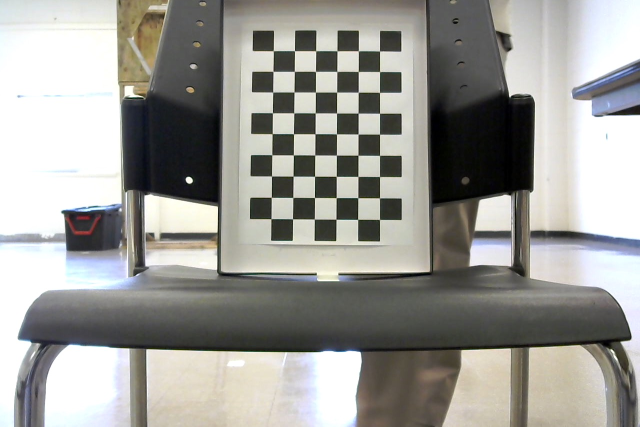
#> input picture calsLogitech3/Photo on 3-3-21 at 3.52 PM #2.jpg, 1280 x 853 px (shown at 1/2 size); its folder holds only this picture in this run
$ python cameracal.py
#> lines starting #> are read from the running program, lines starting #| are printed output that depends on the picture; after the words box and inside, x2 and y2 are one past the last pixel; in counts of white or black regions, pixels touching at a corner belong together
import cv2
import imutils
CORNERS = (6, 9)


def cal():
    import numpy as np
    import glob

    # termination criteria
    criteria = (cv2.TERM_CRITERIA_EPS + cv2.TERM_CRITERIA_MAX_ITER, 30, 0.001)

    # prepare object points, like (0,0,0), (1,0,0), (2,0,0) ....,(6,5,0)
    objp = np.zeros((CORNERS[0]*CORNERS[1], 3), np.float32)
    objp[:, :2] = np.mgrid[0:CORNERS[0], 0:CORNERS[1]].T.reshape(-1, 2)

    # Arrays to store object points and image points from all the images.
    objpoints = []  # 3d point in real world space
    imgpoints = []  # 2d points in image plane.
    gray = None
    images = glob.glob('calsLogitech3/*.jpg')
    for fname in images:
        # objpoints = []  # 3d point in real world space
        # imgpoints = []  # 2d points in image plane.
        img = cv2.imread(fname)
#> img is the input picture: shape (853, 1280, 3); mean B, G, R 150.4, 155.1, 155.7
        # img = imutils.resize(img, width=800)
        gray = cv2.cvtColor(img, cv2.COLOR_BGR2GRAY)
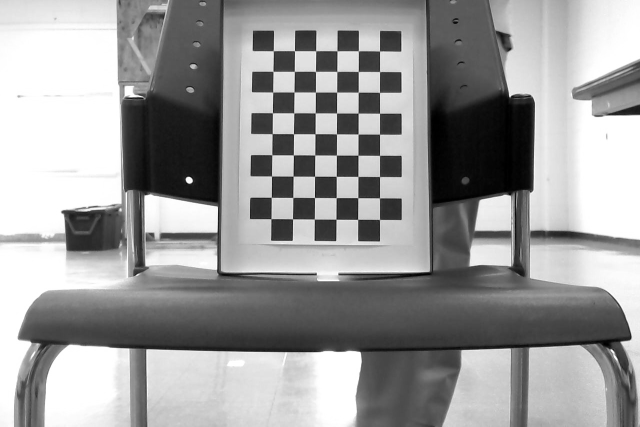
#> gray: shape (853, 1280) (shown at 1/2 size); min 0, max 255, mean 154.7
        # Find the chess board corners
        ret, corners = cv2.findChessboardCorners(
            gray, CORNERS)
#> ret = True; corners = 54 rows, first 8: [547, 102.1], [589.3, 101.9], [631.9, 102.2], [674.4, 102.5], [716.7, 102], [759.5, 102.5], [546.4, 143.4], [589.1, 143.3]

        # If found, add object points, image points (after refining them)
        if ret == True:
            objpoints.append(objp)

            corners2 = cv2.cornerSubPix(
                gray, corners, (11, 11), (-1, -1), criteria)
#> corners2 = 54 rows, first 8: [547, 102], [589.4, 102], [631.9, 102.1], [674.5, 102.2], [717, 102.2], [759.5, 102.5], [546.5, 143.2], [589, 143.3]
            imgpoints.append(corners2)

            # Draw and display the corners
            img = cv2.drawChessboardCorners(
                img, CORNERS, corners2, ret)
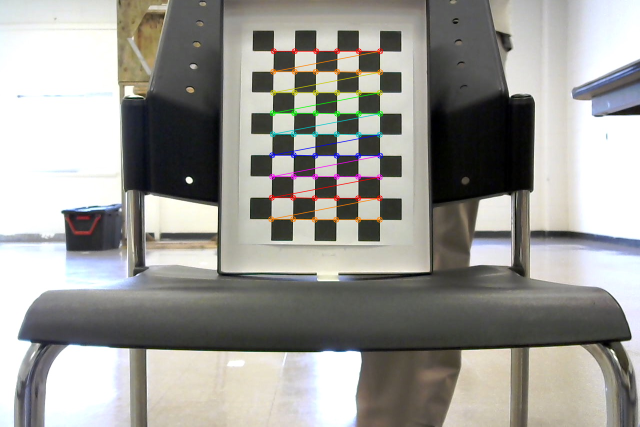
#> img: shape (853, 1280, 3) (shown at 1/2 size); 1.41% of pixels changed, all inside (x1, y1, x2, y2) = (536, 96, 767, 446)
            cv2.imshow('img',img)
            cv2.waitKey(1000)
    cv2.destroyAllWindows()
    ret, mtx, dist, rvecs, tvecs = cv2.calibrateCamera(
        objpoints, imgpoints, gray.shape[::-1], None, None)
#> ret = 0.107; mtx = [[1422.2, 0, 665.2], [0, 1399.4, 307.3], [0, 0, 1]]; dist = [[-0.306, 16.97, 0.0114, -0.000499, -280.4]]; rvecs = ([-0.0648, 0.0211, 0.00556],); tvecs = ([-2.78, -4.92, 33.34],)
    return mtx, dist, rvecs, tvecs, img


if __name__ == '__main__':
    _, _, _, _, img = cal()
    cv2.imshow("pof", img)
    cv2.waitKey(0)

$ run again, on calsLogitech3/Photo on 3-3-21 at 3.53 PM.jpg
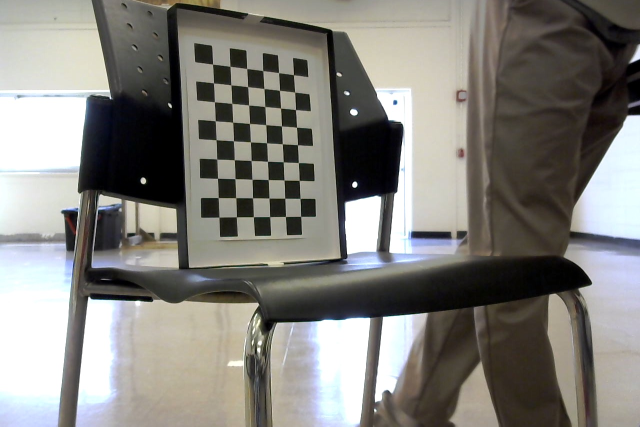
#> input picture calsLogitech3/Photo on 3-3-21 at 3.53 PM.jpg, 1280 x 853 px (shown at 1/2 size)
#> in cal, img is the input picture: shape (853, 1280, 3); mean B, G, R 124.2, 129.4, 131.1
#> in cal, `gray = cv2.cvtColor(img, cv2.COLOR_BGR2GRAY)`:
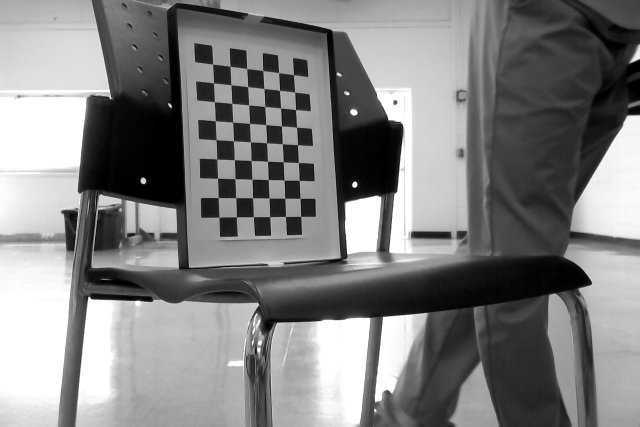
#> gray: shape (853, 1280) (shown at 1/2 size); min 0, max 255, mean 129.3
#> in cal, `ret, corners = cv2.findChessboardCorners( gray, CORNERS)`: ret = True; corners = 54 rows, first 8: [425.5, 128.7], [460.4, 132.9], [493.8, 137.5], [526.1, 141.6], [557.4, 145.6], [587.4, 150.1], [427.5, 166.5], [462.4, 170.3]
#> corners2 = 54 rows, first 8: [425.5, 128.7], [460.4, 133], [493.7, 137.5], [526.2, 141.8], [557.5, 145.8], [587.4, 150.2], [427.5, 166.4], [462.3, 170.3]
#> in cal, `img = cv2.drawChessboardCorners( img, CORNERS, corners2, ret)`:
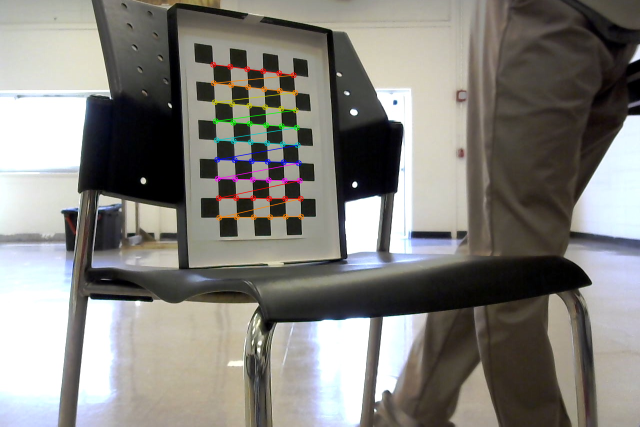
#> img: shape (853, 1280, 3) (shown at 1/2 size); 1.16% of pixels changed, all inside (x1, y1, x2, y2) = (420, 123, 609, 442)
#> in cal, `ret, mtx, dist, rvecs, tvecs = cv2.calibrateCamera( objpoints, imgpoin..`: ret = 0.177; mtx = [[1029.7, 0, 633.7], [0, 1157.1, 441.9], [0, 0, 1]]; dist = [[-0.0161, -1.21, -0.00558, -0.0556, 7.44]]; rvecs = ([-0.0755, -0.414, -0.0295],); tvecs = ([-5.92, -8.15, 30.72],)

$ run again, on calsLogitech3/Photo on 3-3-21 at 3.52 PM #3.jpg
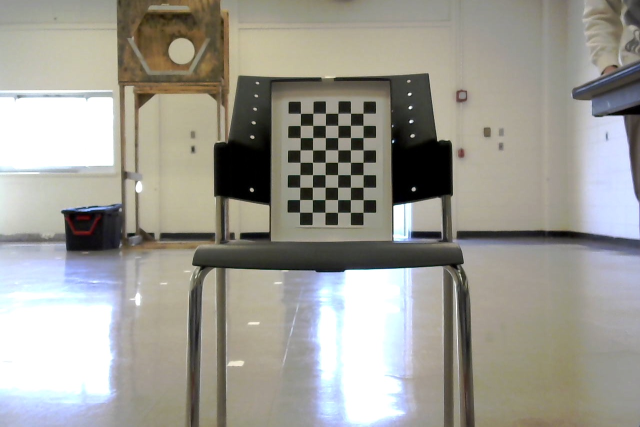
#> input picture calsLogitech3/Photo on 3-3-21 at 3.52 PM #3.jpg, 1280 x 853 px (shown at 1/2 size)
#> in cal, img is the input picture: shape (853, 1280, 3); mean B, G, R 147.3, 155.3, 157.1
#> in cal, `gray = cv2.cvtColor(img, cv2.COLOR_BGR2GRAY)`:
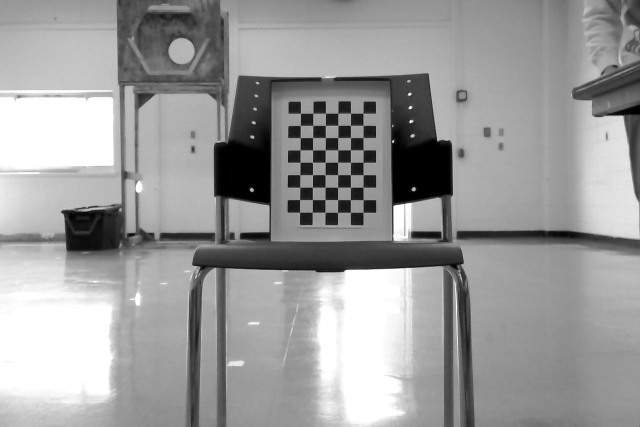
#> gray: shape (853, 1280) (shown at 1/2 size); min 0, max 255, mean 154.9
#> in cal, `ret, corners = cv2.findChessboardCorners( gray, CORNERS)`: ret = True; corners = 54 rows, first 8: [600.5, 227.7], [626.5, 227.4], [651.1, 227.4], [676.7, 227.5], [701.4, 227.6], [726.2, 227.2], [600.9, 251.5], [625.5, 252.4]
#> corners2 = 54 rows, first 8: [601.4, 227.3], [626.3, 227.1], [651.3, 227.1], [676.3, 227.1], [701.4, 226.9], [726.4, 226.9], [601, 251.5], [626.2, 251.4]
#> in cal, `img = cv2.drawChessboardCorners( img, CORNERS, corners2, ret)`:
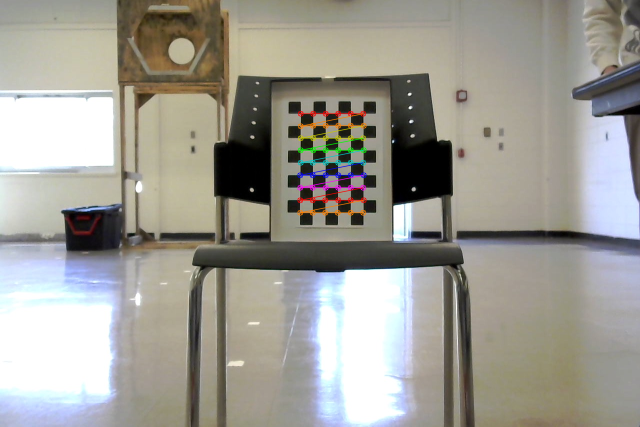
#> img: shape (853, 1280, 3) (shown at 1/2 size); 0.96% of pixels changed, all inside (x1, y1, x2, y2) = (594, 221, 734, 432)
#> in cal, `ret, mtx, dist, rvecs, tvecs = cv2.calibrateCamera( objpoints, imgpoin..`: ret = 0.129; mtx = [[1371.5, 0, 658.1], [0, 1360.1, 402.9], [0, 0, 1]]; dist = [[0.759, -56.95, 0.0246, 0.00927, 1318.1]]; rvecs = ([-0.0627, 0.0198, 0.00263],); tvecs = ([-2.28, -7.12, 54.67],)

$ run again, on calsLogitech3/Photo on 3-3-21 at 3.52 PM #4.jpg
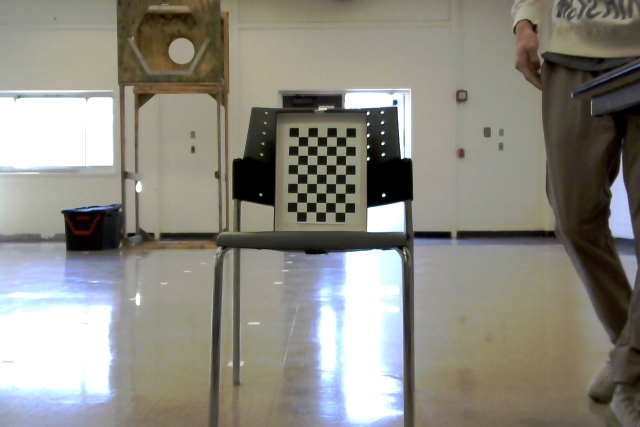
#> input picture calsLogitech3/Photo on 3-3-21 at 3.52 PM #4.jpg, 1280 x 853 px (shown at 1/2 size)
#> in cal, img is the input picture: shape (853, 1280, 3); mean B, G, R 128.8, 137.7, 139.8
#> in cal, `gray = cv2.cvtColor(img, cv2.COLOR_BGR2GRAY)`:
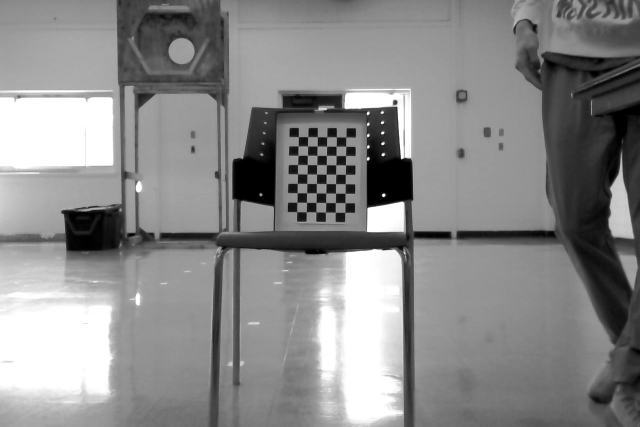
#> gray: shape (853, 1280) (shown at 1/2 size); min 0, max 255, mean 137.3
#> in cal, `ret, corners = cv2.findChessboardCorners( gray, CORNERS)`: ret = True; corners = 54 rows, first 8: [596.9, 273.5], [616.1, 274.5], [634.3, 274.5], [654, 274], [672.2, 275], [692, 274.5], [596.6, 292.4], [615.2, 293.7]
#> corners2 = 54 rows, first 8: [597.1, 273.8], [616, 273.9], [635.1, 274.1], [653.8, 274.2], [673.1, 274.2], [692.3, 274.5], [596.6, 292.4], [615.6, 292.5]
#> in cal, `img = cv2.drawChessboardCorners( img, CORNERS, corners2, ret)`:
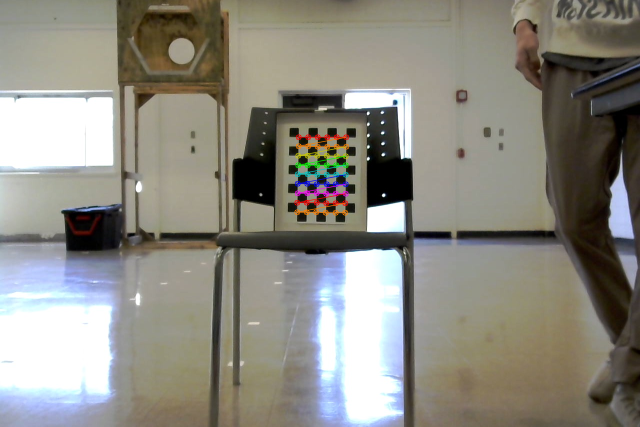
#> img: shape (853, 1280, 3) (shown at 1/2 size); 0.8% of pixels changed, all inside (x1, y1, x2, y2) = (588, 268, 699, 432)
#> in cal, `ret, mtx, dist, rvecs, tvecs = cv2.calibrateCamera( objpoints, imgpoin..`: ret = 0.119; mtx = [[1368.9, 0, 644.3], [0, 1362.4, 445.6], [0, 0, 1]]; dist = [[0.838, -84.58, 0.0263, 0.0123, 2753.3]]; rvecs = ([-0.0674, 0.0333, 0.0144],); tvecs = ([-2.5, -9.12, 71.78],)

$ run again, on calsLogitech3/Photo on 3-3-21 at 3.53 PM #2.jpg
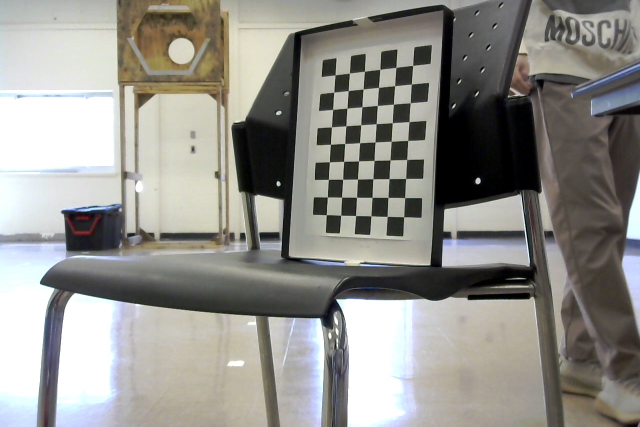
#> input picture calsLogitech3/Photo on 3-3-21 at 3.53 PM #2.jpg, 1280 x 853 px (shown at 1/2 size)
#> in cal, img is the input picture: shape (853, 1280, 3); mean B, G, R 139.3, 144.4, 145.6
#> in cal, `gray = cv2.cvtColor(img, cv2.COLOR_BGR2GRAY)`:
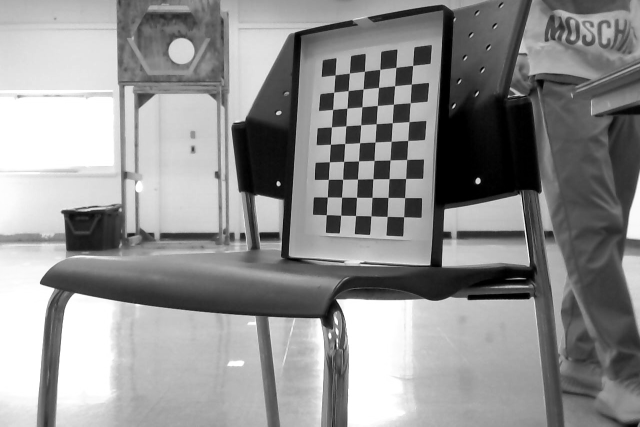
#> gray: shape (853, 1280) (shown at 1/2 size); min 0, max 255, mean 144.2
#> in cal, `ret, corners = cv2.findChessboardCorners( gray, CORNERS)`: ret = True; corners = 54 rows, first 8: [670.6, 150.2], [699.5, 146.7], [729.1, 143], [760.5, 139.4], [792.1, 135.2], [825.7, 131.4], [667.8, 185.5], [696.4, 182]
#> corners2 = 54 rows, first 8: [670.6, 150.4], [699.2, 146.7], [729.4, 143.1], [760.3, 139.3], [792.3, 135.2], [825.9, 131.3], [668.1, 185], [696.6, 181.8]
#> in cal, `img = cv2.drawChessboardCorners( img, CORNERS, corners2, ret)`:
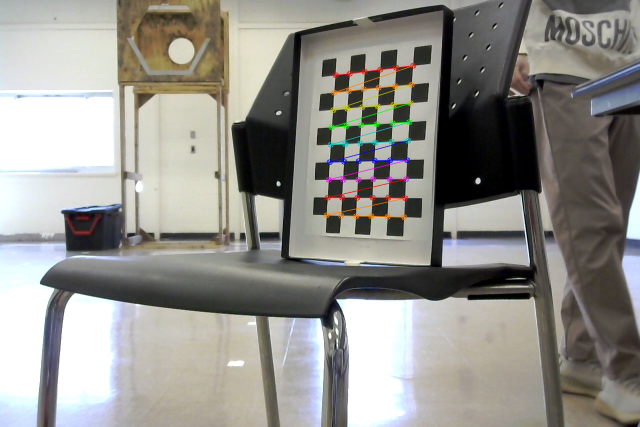
#> img: shape (853, 1280, 3) (shown at 1/2 size); 1.13% of pixels changed, all inside (x1, y1, x2, y2) = (647, 125, 833, 441)
#> in cal, `ret, mtx, dist, rvecs, tvecs = cv2.calibrateCamera( objpoints, imgpoin..`: ret = 0.174; mtx = [[1211, 0, 656.6], [0, 1332.9, 498], [0, 0, 1]]; dist = [[0.395, -3.6, 0.0495, 0.0479, 16.04]]; rvecs = ([-0.00572, 0.508, 0.052],); tvecs = ([0.299, -9.9, 37.07],)
